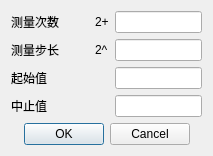
<?xml version="1.0" encoding="UTF-8"?>
<ui version="4.0">
 <class>QStaticTestSettingsDialogClass</class>
 <widget class="QDialog" name="QStaticTestSettingsDialogClass">
  <property name="geometry">
   <rect>
    <x>0</x>
    <y>0</y>
    <width>213</width>
    <height>147</height>
   </rect>
  </property>
  <property name="windowTitle">
   <string>静态测试参数设置</string>
  </property>
  <layout class="QVBoxLayout" name="verticalLayout">
   <item>
    <layout class="QGridLayout" name="gridLayout">
     <item row="0" column="0">
      <widget class="QLabel" name="label">
       <property name="text">
        <string>测量次数</string>
       </property>
      </widget>
     </item>
     <item row="0" column="3" colspan="2">
      <widget class="QLineEdit" name="lineEditAverageLevel">
       <property name="placeholderText">
        <string/>
       </property>
      </widget>
     </item>
     <item row="1" column="0">
      <widget class="QLabel" name="label_2">
       <property name="text">
        <string>测量步长</string>
       </property>
      </widget>
     </item>
     <item row="1" column="3" colspan="2">
      <widget class="QLineEdit" name="lineEditStep2n">
       <property name="placeholderText">
        <string/>
       </property>
      </widget>
     </item>
     <item row="1" column="2">
      <widget class="QLabel" name="label_3">
       <property name="text">
        <string>2^</string>
       </property>
      </widget>
     </item>
     <item row="1" column="1">
      <spacer name="horizontalSpacer">
       <property name="orientation">
        <enum>Qt::Horizontal</enum>
       </property>
       <property name="sizeHint" stdset="0">
        <size>
         <width>40</width>
         <height>20</height>
        </size>
       </property>
      </spacer>
     </item>
     <item row="0" column="2">
      <widget class="QLabel" name="label_4">
       <property name="text">
        <string>2+</string>
       </property>
      </widget>
     </item>
     <item row="2" column="0">
      <widget class="QLabel" name="label_5">
       <property name="text">
        <string>起始值</string>
       </property>
      </widget>
     </item>
     <item row="2" column="3" colspan="2">
      <widget class="QLineEdit" name="lineEditLeft">
       <property name="placeholderText">
        <string/>
       </property>
      </widget>
     </item>
     <item row="3" column="3" colspan="2">
      <widget class="QLineEdit" name="lineEditRight">
       <property name="placeholderText">
        <string/>
       </property>
      </widget>
     </item>
     <item row="3" column="0">
      <widget class="QLabel" name="label_6">
       <property name="text">
        <string>中止值</string>
       </property>
      </widget>
     </item>
    </layout>
   </item>
   <item>
    <widget class="QDialogButtonBox" name="buttonBox">
     <property name="standardButtons">
      <set>QDialogButtonBox::Cancel|QDialogButtonBox::Ok</set>
     </property>
     <property name="centerButtons">
      <bool>true</bool>
     </property>
    </widget>
   </item>
  </layout>
 </widget>
 <layoutdefault spacing="6" margin="11"/>
 <resources/>
 <connections>
  <connection>
   <sender>buttonBox</sender>
   <signal>accepted()</signal>
   <receiver>QStaticTestSettingsDialogClass</receiver>
   <slot>accept()</slot>
   <hints>
    <hint type="sourcelabel">
     <x>88</x>
     <y>81</y>
    </hint>
    <hint type="destinationlabel">
     <x>79</x>
     <y>90</y>
    </hint>
   </hints>
  </connection>
  <connection>
   <sender>buttonBox</sender>
   <signal>rejected()</signal>
   <receiver>QStaticTestSettingsDialogClass</receiver>
   <slot>reject()</slot>
   <hints>
    <hint type="sourcelabel">
     <x>178</x>
     <y>81</y>
    </hint>
    <hint type="destinationlabel">
     <x>178</x>
     <y>91</y>
    </hint>
   </hints>
  </connection>
 </connections>
</ui>
